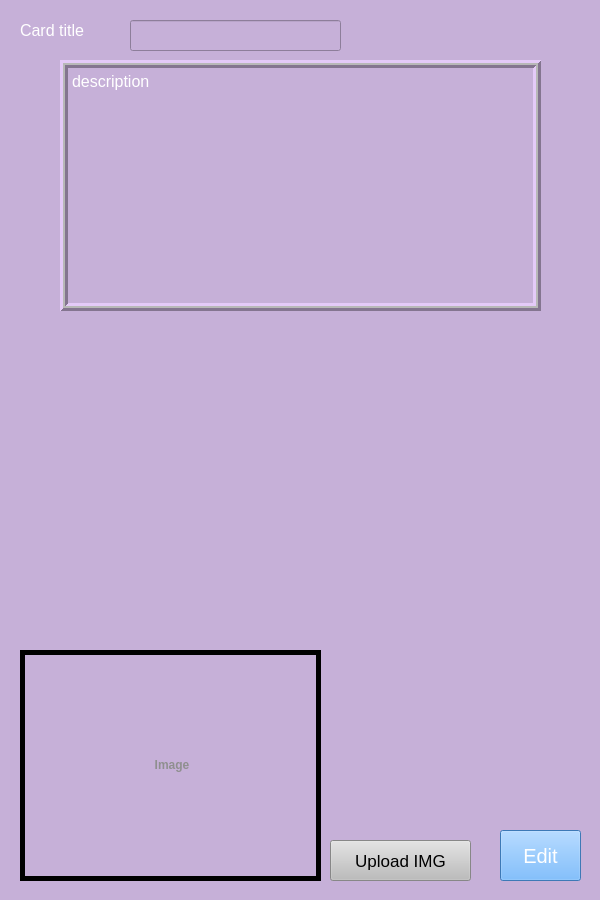
<?xml version="1.0" encoding="UTF-8"?>
<ui version="4.0">
 <class>Form</class>
 <widget class="QWidget" name="Form">
  <property name="geometry">
   <rect>
    <x>0</x>
    <y>0</y>
    <width>600</width>
    <height>900</height>
   </rect>
  </property>
  <property name="windowTitle">
   <string>Form</string>
  </property>
  <property name="styleSheet">
   <string notr="true">background-color:rgb(198, 176, 216)</string>
  </property>
  <widget class="QPushButton" name="editcardbutton">
   <property name="geometry">
    <rect>
     <x>500</x>
     <y>830</y>
     <width>81</width>
     <height>51</height>
    </rect>
   </property>
   <property name="styleSheet">
    <string notr="true">font-size:15pt;
color:rgb(255, 255, 255);
background-color:rgb(85, 170, 255)</string>
   </property>
   <property name="text">
    <string>Edit</string>
   </property>
  </widget>
  <widget class="QPlainTextEdit" name="description">
   <property name="geometry">
    <rect>
     <x>60</x>
     <y>60</y>
     <width>481</width>
     <height>251</height>
    </rect>
   </property>
   <property name="styleSheet">
    <string notr="true">color:rgb(255, 255, 255);
font-size:12pt;</string>
   </property>
   <property name="frameShape">
    <enum>QFrame::Box</enum>
   </property>
   <property name="frameShadow">
    <enum>QFrame::Raised</enum>
   </property>
   <property name="lineWidth">
    <number>3</number>
   </property>
   <property name="midLineWidth">
    <number>2</number>
   </property>
   <property name="lineWrapMode">
    <enum>QPlainTextEdit::WidgetWidth</enum>
   </property>
   <property name="plainText">
    <string>description </string>
   </property>
  </widget>
  <widget class="QLabel" name="cardname">
   <property name="geometry">
    <rect>
     <x>20</x>
     <y>10</y>
     <width>81</width>
     <height>41</height>
    </rect>
   </property>
   <property name="styleSheet">
    <string notr="true">font-size:12pt;
color:rgb(255, 255, 255);</string>
   </property>
   <property name="text">
    <string>Card title</string>
   </property>
  </widget>
  <widget class="QLineEdit" name="cardtitle">
   <property name="geometry">
    <rect>
     <x>130</x>
     <y>20</y>
     <width>211</width>
     <height>31</height>
    </rect>
   </property>
   <property name="styleSheet">
    <string notr="true">font-size:12pt;
color:rgb(255, 255, 255);
</string>
   </property>
   <property name="alignment">
    <set>Qt::AlignCenter</set>
   </property>
  </widget>
  <widget class="QPushButton" name="uploadIMGbutton">
   <property name="geometry">
    <rect>
     <x>330</x>
     <y>840</y>
     <width>141</width>
     <height>41</height>
    </rect>
   </property>
   <property name="styleSheet">
    <string notr="true">font-size:13pt;
background-color:rgb(189, 189, 189);
color:rgb(0, 0, 0)</string>
   </property>
   <property name="text">
    <string>Upload IMG</string>
   </property>
  </widget>
  <widget class="QLabel" name="IMGbox">
   <property name="geometry">
    <rect>
     <x>20</x>
     <y>650</y>
     <width>301</width>
     <height>231</height>
    </rect>
   </property>
   <property name="styleSheet">
    <string notr="true">color:rgb(143, 143, 143);
border: 5px solid black;</string>
   </property>
   <property name="text">
    <string>&lt;html&gt;&lt;head/&gt;&lt;body&gt;&lt;p align=&quot;center&quot;&gt;&lt;span style=&quot; font-weight:600;&quot;&gt;Image&lt;/span&gt;&lt;/p&gt;&lt;/body&gt;&lt;/html&gt;</string>
   </property>
  </widget>
 </widget>
 <resources/>
 <connections/>
</ui>
